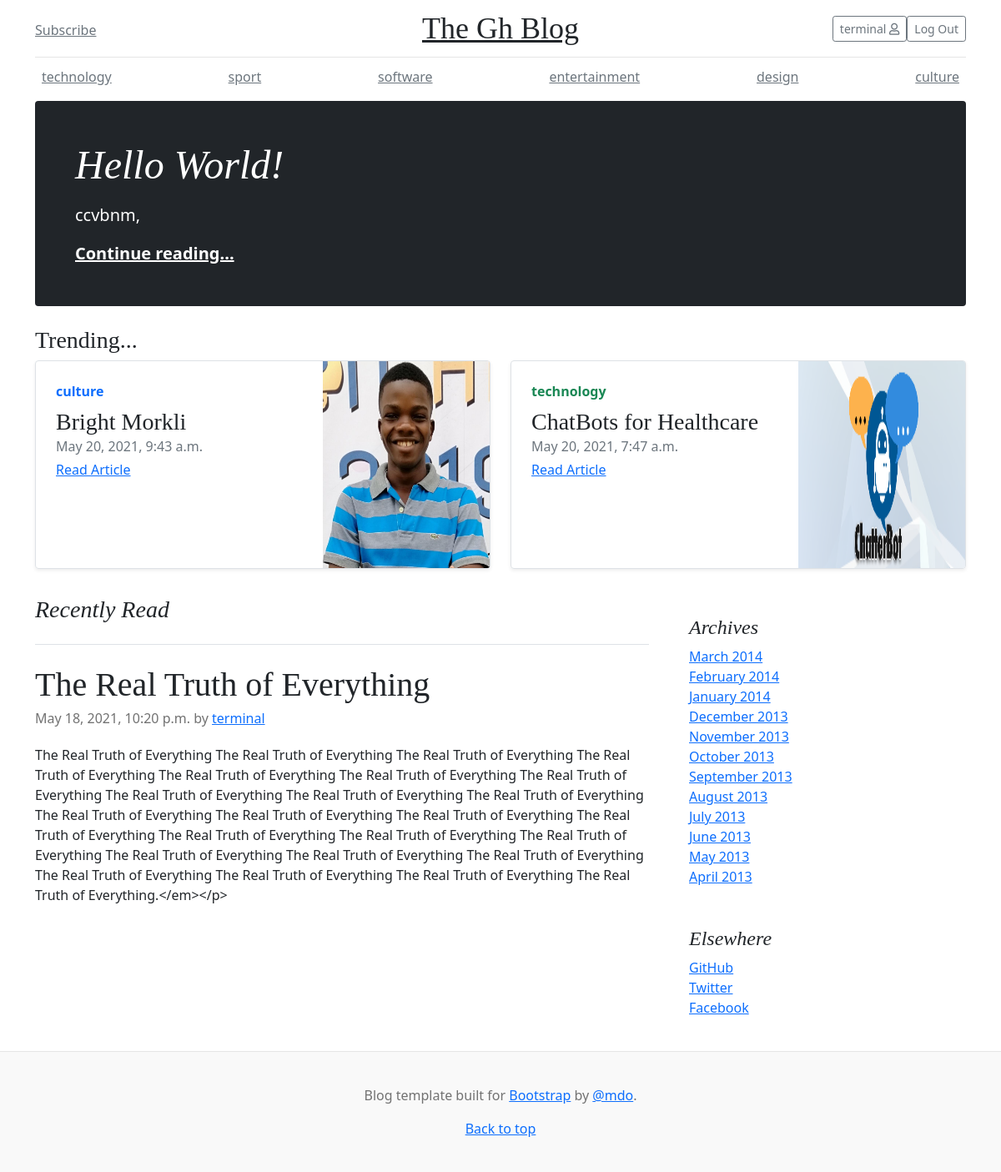
The app's page / (signed in) with its own data.
### blog/models.py (models this page shows, shortened)
class Category(models.Model):
    name = models.CharField(max_length=50)
    slug = models.SlugField(unique=True)
    def __str__(self):
        return self.name
    class Meta:
        verbose_name = 'Category'
        verbose_name_plural = 'Categories'
        ordering = ('-name', )

class Blog(models.Model):
    STATUS_CHOICES = (
        ('draft', 'draft'),
        ('published', 'published')
    )
    author = models.ForeignKey(User, on_delete=models.CASCADE)
    title = models.CharField(max_length=105)
    cover_image = models.ImageField(upload_to='images/', blank=True, null=True)
    body = models.TextField()
    date_published = models.DateTimeField(default=timezone.now)
    status = models.CharField(max_length=10, choices=STATUS_CHOICES)
    category = models.ForeignKey(Category, on_delete=models.CASCADE, max_length=50)
    def summary(self):
        return self.body[:120]
    class Meta:
        ordering = ('-date_published',)

### blog/views.py (the view)
# urls.py: path('', views.index, name='index'),
def index(request):
    blogs = Blog.objects.filter(status='published')
    categories = Category.objects.all()
    template_name = 'blog/index.html'
    context = {'blogs': blogs, 'categories': categories}
    return render(request, template_name, context)

### blog/templates/blog/index.html (shortened to what this page needs)
{% extends 'blog/base.html' %}
{% load static %}
  {% block content %}
  <div class="nav-scroller py-1 mb-2">
    <nav class="nav d-flex justify-content-between">
      {% for category in categories %}
      <a class="p-2 link-secondary" href="{% url 'category_view' category.name %}">{{category.name}}</a>
      {% endfor %}
    </nav>
  </div>
</div>
<main class="container">
  <div class="p-4 p-md-5 mb-4 text-white rounded bg-dark">
    <div class="col-md-6 px-0">
        {% for blog in blogs|slice:":1" %}
      <h1 class="display-4 fst-italic">{{ blog.title }}</h1>
      <p class="lead my-3">{{ blog.summary }}</p>
      <p class="lead mb-0"><a href="{% url 'detail_view' blog.id %}" class="text-white fw-bold">Continue reading...</a></p>
        {% endfor %}
    </div>
  </div>
  <div class="row mb-2">
    <h3>Trending...</h3>
    <div class="col-md-6">
      <div class="row g-0 border rounded overflow-hidden flex-md-row mb-4 shadow-sm h-md-250 position-relative">
        <div class="col p-4 d-flex flex-column position-static">
          {% for blog in blogs|slice:"1:2" %}
          <strong class="d-inline-block mb-2 text-primary">{{blog.category}}</strong>
          <h3 class="mb-0">{{blog.title}}</h3>
          <div class="mb-1 text-muted">{{blog.date_published}}</div>
          <a href="{% url 'detail_view' blog.id %}" class="stretched-link">Read Article</a>
        </div>
        <div class="col-auto d-none d-lg-block">
          {% if blog.cover_image %}
          <img src="{{blog.cover_image.url}}" alt="" class="bd-placeholder-img" width="200" height="250">
          {% endif %}
          {% endfor %}
        </div>
      </div>
    </div>
    <div class="col-md-6">
      <div class="row g-0 border rounded overflow-hidden flex-md-row mb-4 shadow-sm h-md-250 position-relative">
        <div class="col p-4 d-flex flex-column position-static">
          {% for blog in blogs|slice:"2:3" %}
          <strong class="d-inline-block mb-2 text-success">{{blog.category}}</strong>
          <h3 class="mb-0">{{blog.title}}</h3>
          <div class="mb-1 text-muted">{{blog.date_published}}</div>
          <a href="{% url 'detail_view' blog.id %}" class="stretched-link">Read Article</a>
        </div>
        <div class="col-auto d-none d-lg-block">
          <img src="{{blog.cover_image.url}}" alt="" class="bd-placeholder-img" width="200" height="250">
          {% endfor %}
        </div>
      </div>
    </div>
  </div>
  <div class="row">
    <div class="col-md-8">
      <h3 class="pb-4 mb-4 fst-italic border-bottom">
        Recently Read
      </h3>
      <article class="blog-post">
        {% for blog in blogs|slice:"3:4" %}
        <h2 class="blog-post-title">{{blog.title}}</h2>
        <p class="blog-post-meta">{{blog.date_published}} by <a href="#">{{blog.author}}</a></p>
        <p>{{blog.body}}</p>
        {% endfor %}
      </article>
    </div>
    <div class="col-md-4">
      <div class="p-4">
        <h4 class="fst-italic">Archives</h4>
        <ol class="list-unstyled mb-0">
          <li><a href="#">March 2014</a></li>
          <li><a href="#">February 2014</a></li>
          <li><a href="#">January 2014</a></li>
          <li><a href="#">December 2013</a></li>
          <li><a href="#">November 2013</a></li>
          <li><a href="#">October 2013</a></li>
          <li><a href="#">September 2013</a></li>
          <li><a href="#">August 2013</a></li>
          <li><a href="#">July 2013</a></li>
          <li><a href="#">June 2013</a></li>
          <li><a href="#">May 2013</a></li>
          <li><a href="#">April 2013</a></li>
        </ol>
      </div>
      <div class="p-4">
        <h4 class="fst-italic">Elsewhere</h4>
        <ol class="list-unstyled">
          <li><a href="#">GitHub</a></li>
          <li><a href="#">Twitter</a></li>
          <li><a href="#">Facebook</a></li>
        </ol>
      </div>
    </div>
  </div>
</main>
  {% endblock %}

### blog/templates/blog/base.html (shortened to what this page needs)
{% load static %}
<!doctype html>
<html lang="en">
  <head>
    <link href="https://cdn.jsdelivr.net/npm/bootstrap@5.0.0-beta3/dist/css/bootstrap.min.css" rel="stylesheet">
    <link rel="stylesheet" href="https://cdnjs.cloudflare.com/ajax/libs/font-awesome/5.15.3/css/all.min.css" />
    <link href="{% static 'blog/styles.css' %}" rel="stylesheet">
  </head>
  <body>
<div class="container">
  <header class="blog-header py-3">
    <div class="row flex-nowrap justify-content-between align-items-center">
      <div class="col-4 pt-1">
        <a class="link-secondary" href="#" data-bs-toggle="modal" data-bs-target="#staticBackdrop">Subscribe</a>
      </div>
      <div class="col-4 text-center">
        <a class="blog-header-logo text-dark" href="{% url 'index' %}">The Gh Blog</a>
      </div>
      <div class="col-4 d-flex justify-content-end align-items-center">
        {% if request.user.is_authenticated %}
        <a class="btn btn-sm btn-outline-secondary" href="#" data-bs-toggle="modal" data-bs-target="#userAccount">{{request.user.username}} <i class="far fa-user"></i></a>
        <a class="btn btn-sm btn-outline-secondary" href="{% url 'user_logout' %}">Log Out</a>
        {% else %}
        <a class="btn btn-sm btn-outline-secondary" href="{% url 'user_signup' %}">Sign up</a>
        <a class="btn btn-sm btn-outline-secondary" href="{% url 'user_login' %}">Login</a>
        {% endif %}
      </div>
    </div>
  </header>
  {% block content %}
  {% endblock %}
<footer class="blog-footer">
  <p>Blog template built for <a href="https://getbootstrap.com/">Bootstrap</a> by <a href="https://twitter.com/mdo">@mdo</a>.</p>
  <p>
    <a href="#">Back to top</a>
  </p>
</footer>
  </body>
</html>

### blog/static/blog/styles.css (style rules this page uses)
.blog-header { line-height: 1; border-bottom: 1px solid #e5e5e5; }
.blog-header-logo { font-family: "Playfair Display", Georgia, "Times New Roman", serif; font-size: 2.25rem; }
h1, h2, h3, h4, h5, h6 { font-family: "Playfair Display", Georgia, "Times New Roman", serif; }
.display-4 { font-size: 2.5rem; }
@media (min-width: 768px) { .display-4 { font-size: 3rem; } }
.nav-scroller { position: relative; z-index: 2; height: 2.75rem; overflow-y: hidden; }
.nav-scroller .nav { display: flex; flex-wrap: nowrap; padding-bottom: 1rem; margin-top: -1px; overflow-x: auto; text-align: center; white-space: nowrap; -webkit-overflow-scrolling: touch; }
@media (min-width: 768px) { .h-md-250 { height: 250px; } }
.blog-post { margin-bottom: 4rem; }
.blog-post-title { margin-bottom: .25rem; font-size: 2.5rem; }
.blog-post-meta { margin-bottom: 1.25rem; color: #727272; }
.blog-footer { padding: 2.5rem 0; color: #727272; text-align: center; background-color: #f9f9f9; border-top: .05rem solid #e5e5e5; }
.blog-footer p:last-child { margin-bottom: 0; }

### blog/templates/blog/base.html (style rules this page uses)
.bd-placeholder-img { font-size: 1.125rem; text-anchor: middle; -webkit-user-select: none; -moz-user-select: none; user-select: none; }

### records on screen
Category: name "technology"
Category: name "sport"
Category: name "software"
Category: name "entertainment"
Category: name "design"
Category: name "culture"
Blog: title "Hello World!", summary "ccvbnm,"
Blog: category "culture", title "Bright Morkli", date_published "May 20, 2021, 9:43 a.m.", cover_image (picture)
Blog: category "technology", title "ChatBots for Healthcare", date_published "May 20, 2021, 7:47 a.m.", cover_image (picture)
Blog: title "The Real Truth of Everything", date_published "May 18, 2021, 10:20 p.m.", author "terminal", body "The Real Truth of Everything The Real Truth of Everything The Real Truth of Everything The Real Truth of Everything The Real Truth of Everything The Real Truth of Everything The Real Truth of Everything The Real Truth of Everything The Real Truth of Everything The Real Truth of Everything The Real Truth of Everything The Real Truth of Everything The Real Truth of Everything The Real Truth of Everything The Real Truth of Everything The Real Truth of Everything The Real Truth of Everything The Real Truth of Everything The Real Truth of Everything The Real Truth of Everything The Real Truth of Everything The Real Truth of Everything The Real Truth of Everything The Real Truth of…"

### other values on screen
{{ request.user.username }} "terminal"
